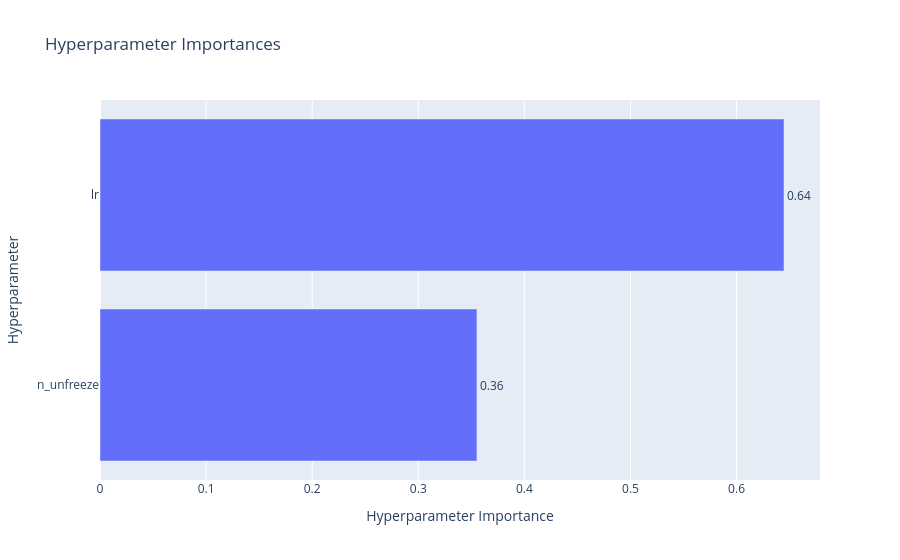
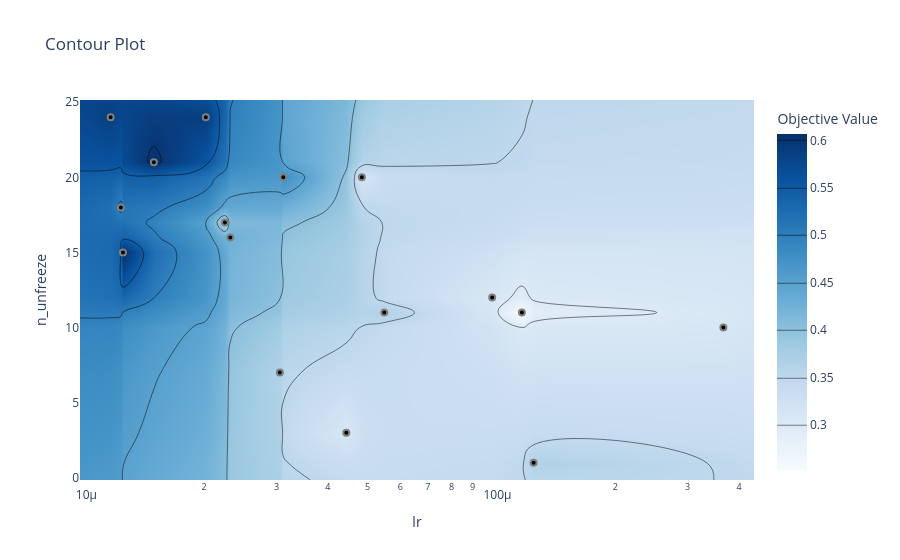

Notebook source saved alongside these figures, in order:
### Code cell
import optuna
from optuna.visualization import plot_param_importances, plot_contour
import matplotlib.pyplot as plt

# ---------- 1. Importancia de Hiperparámetros ----------
fig1 = plot_param_importances(study)
fig1.show()

# ---------- 2. Gráfico de Contorno 2D ----------
# Encuentra los 2 hiperparámetros más importantes
importances = optuna.importance.get_param_importances(study)
top_params = list(importances.keys())[:2]

plot_contour(study, params=["lr", "n_unfreeze"])

### Figure 1 — Plotly figure (JSON) as saved in the notebook; plotly's stock layout.template omitted (floating-point values rounded to 4 significant figures)
{"data": [{"cliponaxis": false, "hovertemplate": ["n_unfreeze (IntDistribution): 0.35529193408445575<extra></extra>", "lr (FloatDistribution): 0.6447080659155443<extra></extra>"], "name": "Objective Value", "orientation": "h", "text": ["0.36", "0.64"], "textposition": "outside", "type": "bar", "x": [0.3553, 0.6447], "y": ["n_unfreeze", "lr"]}], "layout": {"title": {"text": "Hyperparameter Importances"}, "xaxis": {"title": {"text": "Hyperparameter Importance"}}, "yaxis": {"title": {"text": "Hyperparameter"}}}}

### Figure 2 — Plotly figure (JSON) as saved in the notebook; plotly's stock layout.template omitted (floating-point values rounded to 4 significant figures; data arrays with more than 128 entries replaced by an {"elided": "..."} marker saying what was removed)
{"data": [{"colorbar": {"title": {"text": "Objective Value"}}, "colorscale": [[0, "rgb(247,251,255)"], [0.125, "rgb(222,235,247)"], [0.25, "rgb(198,219,239)"], [0.375, "rgb(158,202,225)"], [0.5, "rgb(107,174,214)"], [0.625, "rgb(66,146,198)"], [0.75, "rgb(33,113,181)"], [0.875, "rgb(8,81,156)"], [1, "rgb(8,48,107)"]], "connectgaps": true, "contours": {"coloring": "heatmap"}, "hoverinfo": "none", "line": {"smoothing": 1.3}, "reversescale": false, "type": "contour", "x": [9.98e-06, 1.185e-05, 1.255e-05, 1.27e-05, 1.51e-05, 2.019e-05, 2.247e-05, 2.316e-05, 3.057e-05, 3.116e-05, 4.435e-05, 4.839e-05, 5.488e-05, 0.0001004, 0.0001186, 0.0001266, 0.0003665, 0.0004351], "y": [-0.15, 1, 3, 7, 10, 11, 12, 15, 16, 17, 18, 20, 21, 24, 25.15], "z": {"elided": "15x18 float values"}}, {"marker": {"color": "black", "line": {"color": "Gray", "width": 2}}, "mode": "markers", "name": "Feasible Trial", "showlegend": false, "type": "scatter", "x": [0.0001266, 0.0003665, 4.435e-05, 1.27e-05, 5.488e-05, 4.839e-05, 1.185e-05, 0.0001004, 0.0001186, 1.255e-05, 2.247e-05, 2.019e-05, 2.316e-05, 3.116e-05, 3.057e-05, 1.51e-05], "y": [1, 10, 3, 15, 11, 20, 24, 12, 11, 18, 17, 24, 16, 20, 7, 21]}, {"marker": {"color": "#cccccc", "line": {"color": "Gray", "width": 2}}, "mode": "markers", "name": "Infeasible Trial", "showlegend": false, "type": "scatter", "x": [], "y": []}], "layout": {"title": {"text": "Contour Plot"}, "xaxis": {"range": [-5.001, -3.361], "title": {"text": "lr"}, "type": "log"}, "yaxis": {"range": [-0.15, 25.15], "title": {"text": "n_unfreeze"}}}}
